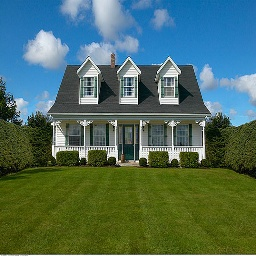
#> input picture target_bag/fangzi_target1.jpg, 256 x 256 px, found by its file name
$ python new-hash.py
#> lines starting #> are read from the running program, lines starting #| are printed output that depends on the picture
#> in search_similar_image, target_image is the input picture: shape (256, 256, 3); mean B, G, R 95.5, 108.1, 78.2
import os

import cv2
from math import floor
import numpy as np
import dhash
import pywt
from PIL import Image


def HashValue(img):
    img = cv2.resize(img, (8, 8), interpolation=cv2.INTER_CUBIC)
    img = cv2.cvtColor(img, cv2.COLOR_RGB2GRAY)
    for i in range(img.shape[0]):
        for j in range(img.shape[1]):
            img[i, j] = floor(img[i, j] / 4)
    avg = np.sum(img) / 64 * np.ones((8, 8))
    temp = img - avg
    temp[temp >= 0] = 1
    temp[temp < 0] = 0
    temp = temp.reshape((1, 64))
    return temp


"""
author: zhenyu wu
time: 2019/12/04 16:04
function: 根据均值哈希算法计算的汉明距离
params:
    img1: 输入的图片
    img2: 输入的图片
return:
    result: 汉明距离计算结果
"""


def Hash(img1, img2):
    img1 = HashValue(img1)
    img2 = HashValue(img2)
    result = np.nonzero(img1 - img2)
    result = np.shape(result[0])[0]
    if result <= 5:
        print('Same Picture')
    return result


"""
author: zhenyu wu
time: 2019/12/04 16:06
function: 感知哈希距离计算函数
params:
    img: 输入的图片
return:
    temp: 感知哈希指纹计算结果
"""


def pHashValue(img):
    img = cv2.resize(img, (32, 32), interpolation=cv2.INTER_CUBIC)
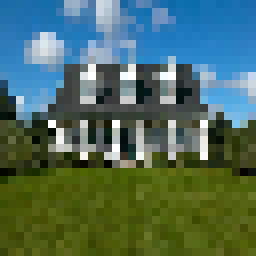
#> img: shape (32, 32, 3) (shown 8 times larger); mean of channels 0, 1, 2 94.7, 107.6, 77.8; drawn as B, G, R
    img = cv2.cvtColor(img, cv2.COLOR_RGB2GRAY)
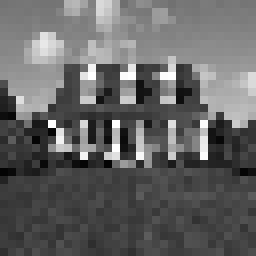
#> img: shape (32, 32) (shown 8 times larger); min 3, max 255, mean 100.3
    img = img.astype(np.float32)

    img = cv2.dct(img)
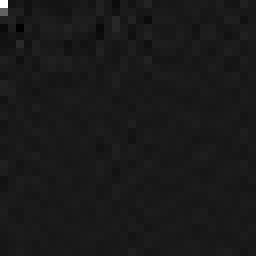
#> img: shape (32, 32) float32 (shown 8 times larger); min -357, max 3210.7, mean 3.5; drawn with min black and max white
    img = img[:8, :8]
    avg = np.sum(img) / 64 * np.ones((8, 8))
    temp = img - avg
    temp[temp >= 0] = 1
    temp[temp < 0] = 0
    temp = temp.reshape((1, 64))
    return temp

    # [11 lines of commented-out code are left out]


"""
author: zhenyu wu
time: 2019/12/04 16:06
function: 根据感知哈希算法计算的汉明距离
params:
    img1: 输入的图片
    img2: 输入的图片
return:
    result: 汉明距离计算结果
"""


def pHash(img1, img2):
    img1 = pHashValue(img1)
    img2 = pHashValue(img2)
    result = np.nonzero(img1 - img2)
    result = np.shape(result[0])[0]
    if result <= 5:
        print('Same Picture')
    return result


"""
author: zhenyu wu
time: 2019/12/09 09:14
function: 差值哈希距离计算函数
params:
    img: 输入的图片
return:
    temp: 差值哈希指纹计算结果
"""


def DHashValue(img):
    img = cv2.resize(img, (9, 8), interpolation=cv2.INTER_CUBIC)
    img = cv2.cvtColor(img, cv2.COLOR_RGB2GRAY)
    img = img.astype(np.float32)
    img2 = []
    for i in range(8):
        img2.append(np.array(img[:, i]) - np.array(img[:, i + 1]))
#> after the loop, img2 = 8 items
    img2 = np.mat(img2).T
    img2[img2 >= 0] = 1
    img2[img2 < 0] = 0
    img2 = img2.reshape((1, 64))
    return img2

"""
author: zhenyu wu
time: 2019/12/09 09:13
function: 根据差值哈希算法计算的汉明距离
params:
    img1: 输入的图片
    img2: 输入的图片
return:
    result: 汉明距离计算结果
"""

def DHash(img1, img2):
    img1 = DHashValue(img1)
    img2 = DHashValue(img2)
    result = np.nonzero(img1 - img2)
    result = np.shape(result[0])[0]
    if result <= 5:
        print('Same Picture')
    return result


"""
author: zhenyu wu
time: 2019/12/09 09:37
function: 根据包中的差值哈希算法计算的汉明距离
params:
    img1: 输入的图片
    img2: 输入的图片
return:
    result: 汉明距离计算结果
"""

def dHash_use_package(img1, img2):
    image1 = Image.open(img1)
    image2 = Image.open(img2)
    row1, col1 = dhash.dhash_row_col(image1)
    row2, col2 = dhash.dhash_row_col(image2)
    a1 = int(dhash.format_hex(row1, col1), 16)
    a2 = int(dhash.format_hex(row2, col2), 16)
    result = dhash.get_num_bits_different(a1, a2)
    if result <= 5:
        print('Same Picture')
    return result

def build_image_library(directory):
    image_library = []
    for filename in os.listdir(directory):
        if filename.endswith(".jpg") or filename.endswith(".png"):
            image_path = os.path.join(directory, filename)
            image_library.append(image_path)
    return image_library

def search_similar_image(target_image_path, image_library):
    target_image = cv2.imread(target_image_path)
    target_hash = HashValue(target_image)
    phash = pHashValue(target_image)
    dhash = DHashValue(target_image)

    distances = []
    for image_path in image_library:
        image = cv2.imread(image_path)
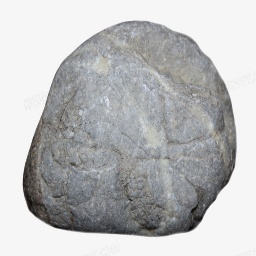
#> input picture image_bag/780.jpg, 256 x 256 px
#> image is the input picture: shape (256, 256, 3); mean B, G, R 188.3, 187.5, 186.8
        hash_distance = Hash(target_image, image)
#> in Hash, `result = np.nonzero(img1 - img2)`: result = 25 positions, rows 0 to 0, columns 10 to 63
#> hash_distance = 25
        phash_distance = pHash(target_image, image)
#> in pHashValue (call 3), `img = cv2.resize(img, (32, 32), interpolation=cv2.INTER_CUBIC)`:
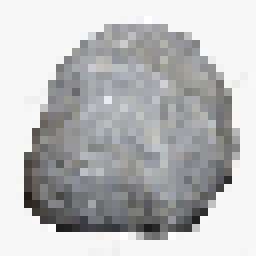
#> img: shape (32, 32, 3) (shown 8 times larger); mean of channels 0, 1, 2 188.7, 187.8, 187.2; drawn as B, G, R
#> in pHashValue (call 3), `img = cv2.dct(img)`:
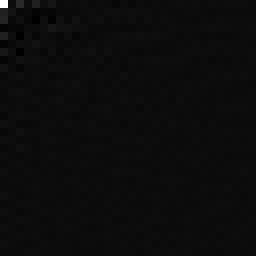
#> img: shape (32, 32) float32 (shown 8 times larger); min -304.2, max 6015.5, mean 7.6; drawn with min black and max white
#> in pHash, `result = np.nonzero(img1 - img2)`: result = 17 positions, rows 0 to 0, columns 2 to 63
#> phash_distance = 17
        dhash_distance = DHash(target_image, image)
#> in DHash, `result = np.nonzero(img1 - img2)`: result = 38 positions, rows 0 to 0, columns 0 to 63
#> dhash_distance = 38
        dhash_pkg_distance = dHash_use_package(target_image_path, image_path)

        distances.append((image_path, hash_distance, phash_distance, dhash_distance, dhash_pkg_distance, phash))

        # 输出每一张图片的感知哈希距离
        print(f"图像路径：{image_path}")
        print(f"均值哈希距离：{hash_distance}")
        print(f"感知哈希距离：{phash_distance}")
        print(f"差值哈希距离：{dhash_distance}")
        print(f"差值哈希（使用包）距离：{dhash_pkg_distance}")
        print()

    # 根据不同的哈希距离排序
    distances.sort(key=lambda x: x[1])  # 按照均值哈希距离排序
    print("按照均值哈希距离排序：")
    most_similar_image_path, min_distance = distances[0][:2]
    most_similar_image = cv2.imread(most_similar_image_path)
    cv2.imshow("最相似的图像（均值哈希）", most_similar_image)
    cv2.waitKey(0)
    cv2.destroyAllWindows()
    print(f"最相似的图像（均值哈希）：{most_similar_image_path}")
    print(f"距离：{min_distance}")
    print()

    distances.sort(key=lambda x: x[2])  # 按照感知哈希距离排序
    print("按照感知哈希距离排序：")
    most_similar_image_path, min_distance = distances[0][:2]
    most_similar_image = cv2.imread(most_similar_image_path)
    cv2.imshow("最相似的图像（感知哈希）", most_similar_image)
    cv2.waitKey(0)
    cv2.destroyAllWindows()
    print(f"最相似的图像（感知哈希）：{most_similar_image_path}")
    print(f"距离：{min_distance}")
    print()

    distances.sort(key=lambda x: x[3])  # 按照差值哈希距离排序
    print("按照差值哈希距离排序：")
    most_similar_image_path, min_distance = distances[0][:2]
    most_similar_image = cv2.imread(most_similar_image_path)
    cv2.imshow("最相似的图像（差值哈希）", most_similar_image)
    cv2.waitKey(0)
    cv2.destroyAllWindows()
    print(f"最相似的图像（差值哈希）：{most_similar_image_path}")
    print(f"距离：{min_distance}")
    print()

    distances.sort(key=lambda x: x[4])  # 按照差值哈希（使用包）距离排序
    print("按照差值哈希（使用包）距离排序：")
    most_similar_image_path, min_distance = distances[0][:2]
    most_similar_image = cv2.imread(most_similar_image_path)
    cv2.imshow("最相似的图像（差值哈希使用包）", most_similar_image)
    cv2.waitKey(0)
    cv2.destroyAllWindows()
    print(f"最相似的图像（差值哈希使用包）：{most_similar_image_path}")
    print(f"距离：{min_distance}")
    print()

def main():
    # 图像库目录
    image_library_directory = 'image_bag'

    # 构建图像库
    image_library = build_image_library(image_library_directory)

    # 目标图像
    target_image_path = r'D:\Pytouch\PerceptualHashAlgorithm-master\target_bag\fangzi_target1.jpg'

    # 搜索最相近的图像并输出
    search_similar_image(target_image_path, image_library)
#> (the call stopped at in dHash_use_package, `row1, col1 = dhash.dhash_row_col(image1)`: dhash is not available in this run)

if __name__ == '__main__':
    main()
